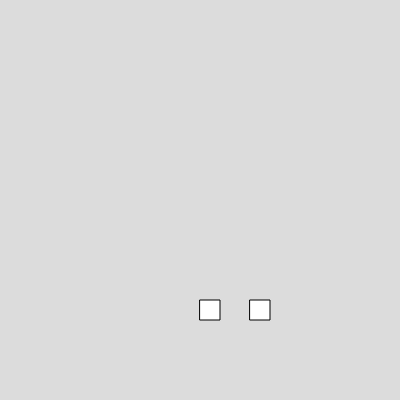
Frame 1 (no input)
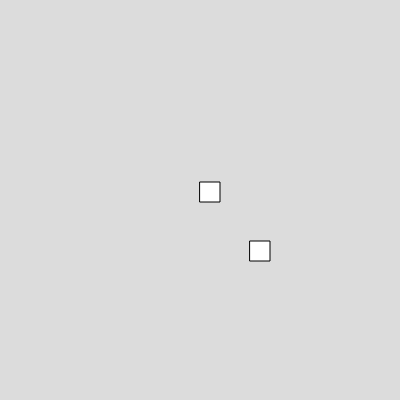
Frame 60 (no input)
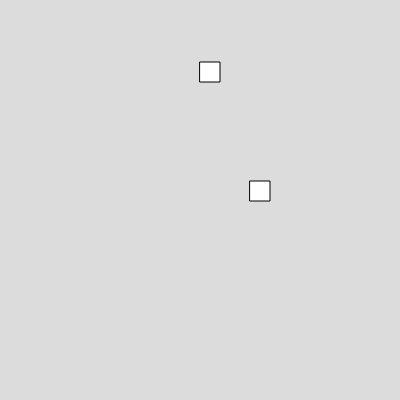
Frame 120 (the mouse pressed at the canvas centre since frame 60)

The p5.js sketch that drew these frames (run headless with seeded random() and noise() and a simulated clock; from frame 60 on, the mouse is pressed at the canvas centre):

// p5.js sketch
// ── sketch.js

function setup() 
{
  createCanvas(400, 400);

box= new Box(250,300,20,20,1)

box2= new Box(200,300,20,20,2)






}

function draw() 
{
  background(220);
 
 
  box.show()
  box.move()

  box2.show()
    box2.move()
  
}




// ── box.js
class Box
  {
    constructor(x,y,w,h,vx)
    {
      this.x =x;
      this.y =y;
      this.w =w;
      this.h = h;
      this.vx = vx;
    }
    
    show()
    {
      rect(this.x,this.y,this.w,this.h)
    }
    
    move()
    {
      this.y = this.y-this.vx;
    }

  }

  
